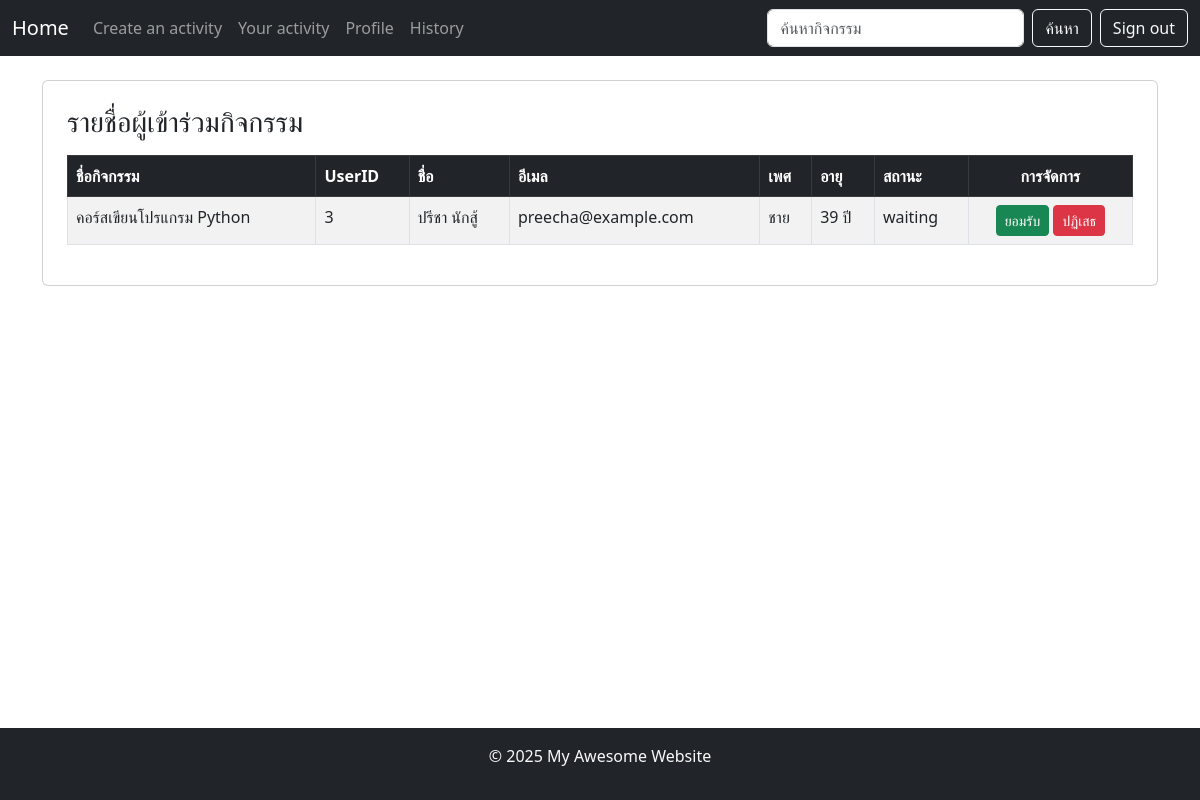
Screenshot of /course_participant?id=2 (signed in) with the database file from the repository.
### tables this page shows
CREATE TABLE training (
    training_id INT PRIMARY KEY AUTO_INCREMENT,
    user_id INT NOT NULL,
    course_id INT NOT NULL,
    registration_id INT NOT NULL,
    status ENUM('waiting', 'completed', 'cancelled') NOT NULL,
    FOREIGN KEY (user_id) REFERENCES users(user_id) ON DELETE CASCADE,
    FOREIGN KEY (course_id) REFERENCES courses(course_id) ON DELETE CASCADE,
    FOREIGN KEY (registration_id) REFERENCES registration(registration_id) ON DELETE CASCADE
);

CREATE TABLE courses (
    course_id INT PRIMARY KEY AUTO_INCREMENT,
    course_name VARCHAR(255) NOT NULL,
    user_id INT NOT NULL,
    description TEXT,
    start_date DATE NOT NULL,
    end_date DATE NOT NULL,
    image1 MEDIUMBLOB,
    image2 MEDIUMBLOB,
    image3 MEDIUMBLOB,
    image4 MEDIUMBLOB,
    max INT NOT NULL,
    FOREIGN KEY (user_id) REFERENCES users(user_id) ON DELETE CASCADE
);

CREATE TABLE users (
    user_id INT PRIMARY KEY AUTO_INCREMENT,
    user_name VARCHAR(255) NOT NULL,
    email VARCHAR(255) UNIQUE NOT NULL,
    password VARCHAR(255) NOT NULL,
    gender ENUM('ชาย', 'หญิง', 'ไม่ระบุ'),
    image MEDIUMBLOB,
    birthday DATE,
    phone_number VARCHAR(20)
);

### includes/view.php (called while the page is built, shortened)
<?php
function renderView(string $template, array $data = []): void
{
    include TEMPLATES_DIR . '/header.php';
    include TEMPLATES_DIR . '/' . $template . '.php';
    include TEMPLATES_DIR . '/footer.php';
}

### routes/course_participant_get.php (called while the page is built)
<?php
$result = getTrainingByCourseId($_GET['id']);
renderView('course_participant_get', ['training' => $result]);

### databases/training.php (called while the page is built, shortened)
<?php
function getTrainingByCourseId($courseId): mysqli_result|bool
{
    $conn = getConnection();
    $sql = '
        SELECT c.*, u.*, t.*
        FROM training t
        INNER JOIN users u ON t.user_id = u.user_id
        INNER JOIN courses c ON t.course_id = c.course_id
        WHERE c.course_id = ?
    ';
    $stmt = $conn->prepare($sql);
    $stmt->bind_param('i', $courseId);
    $stmt->execute();
    $result = $stmt->get_result();
    return $result;
}

### templates/course_participant_get.php (the view)
<?php
$training = $data['training'];
?>
<div class="container mt-4 content">
    <div class="card p-4">
        <h3 class="mb-3">รายชื่อผู้เข้าร่วมกิจกรรม</h3>
        <div class="table-responsive">
            <table class="table table-bordered table-striped">
                <thead class="table-dark">
                    <tr>
                        <th>ชื่อกิจกรรม</th>
                        <th>UserID</th>
                        <th>ชื่อ</th>
                        <th>อีเมล</th>
                        <th>เพศ</th>
                        <th>อายุ</th>
                        <th>สถานะ</th>
                        <th class="text-center">การจัดการ</th>
                    </tr>
                </thead>
                <tbody>
                    <?php foreach ($training as $activity): ?>
                        <tr>
                            <td><?= $activity['course_name'] ?></td>
                            <td><?= $activity['user_id'] ?></td>
                            <td><?= $activity['user_name'] ?></td>
                            <td><?= $activity['email'] ?></td>
                            <td><?= $activity['gender'] ?></td>
                            <td><?= (new DateTime())->diff(new DateTime($activity['birthday']))->y . " ปี"; ?></td>
                            <td><?= $activity['status'] ?></td>
                            <td class="text-center">
                                <?php if ($activity['status'] == 'completed' || $activity['status'] == 'cancelled') { ?>
                                    <p>จัดการเสร็จสิ้น</p>
                                <?php } else { ?>
                                    <a href="" class="btn btn-success btn-sm">ยอมรับ</a>
                                    <a href="" class="btn btn-danger btn-sm">ปฏิเสธ</a>
                                <?php } ?>
                            </td>
                        </tr>
                    <?php endforeach; ?>
                </tbody>
            </table>
        </div>
    </div>
</div>

### templates/header.php (style rules this page uses)
html, body { height: 100%; display: flex; flex-direction: column; }
.content { flex: 1; }

### rows the page displays
training: course.course_name "คอร์สเขียนโปรแกรม Python", user "3", user.user_name "ปรีชา นักสู้", user.email "preecha@example.com", user.gender "ชาย", status "waiting", shows "ยอมรับ"
